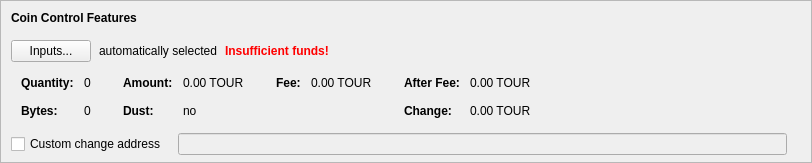
    <widget class="QFrame" name="frameCoinControl">
     <property name="sizePolicy">
      <sizepolicy hsizetype="Expanding" vsizetype="Expanding">
       <horstretch>0</horstretch>
       <verstretch>0</verstretch>
      </sizepolicy>
     </property>
     <property name="maximumSize">
      <size>
       <width>16777215</width>
       <height>16777215</height>
      </size>
     </property>
     <property name="frameShape">
      <enum>QFrame::StyledPanel</enum>
     </property>
     <property name="frameShadow">
      <enum>QFrame::Sunken</enum>
     </property>
     <layout class="QVBoxLayout" name="verticalLayoutCoinControl2">
      <property name="spacing">
       <number>0</number>
      </property>
      <property name="leftMargin">
       <number>0</number>
      </property>
      <property name="topMargin">
       <number>0</number>
      </property>
      <property name="rightMargin">
       <number>0</number>
      </property>
      <property name="bottomMargin">
       <number>6</number>
      </property>
      <item>
       <layout class="QVBoxLayout" name="verticalLayoutCoinControl" stretch="0,0,0,0,1">
        <property name="spacing">
         <number>0</number>
        </property>
        <property name="leftMargin">
         <number>10</number>
        </property>
        <property name="topMargin">
         <number>10</number>
        </property>
        <item>
         <layout class="QHBoxLayout" name="horizontalLayoutCoinControl1">
          <property name="bottomMargin">
           <number>15</number>
          </property>
          <item>
           <widget class="QLabel" name="labelCoinControlFeatures">
            <property name="sizePolicy">
             <sizepolicy hsizetype="Preferred" vsizetype="Maximum">
              <horstretch>0</horstretch>
              <verstretch>0</verstretch>
             </sizepolicy>
            </property>
            <property name="font">
             <font>
              <weight>75</weight>
              <bold>true</bold>
             </font>
            </property>
            <property name="styleSheet">
             <string notr="true">font-weight:bold;</string>
            </property>
            <property name="text">
             <string>Coin Control Features</string>
            </property>
           </widget>
          </item>
         </layout>
        </item>
        <item>
         <layout class="QHBoxLayout" name="horizontalLayoutCoinControl2" stretch="0,0,0,0">
          <property name="spacing">
           <number>8</number>
          </property>
          <property name="bottomMargin">
           <number>10</number>
          </property>
          <item>
           <widget class="QPushButton" name="pushButtonCoinControl">
            <property name="styleSheet">
             <string notr="true"/>
            </property>
            <property name="text">
             <string>Inputs...</string>
            </property>
            <property name="autoDefault">
             <bool>false</bool>
            </property>
           </widget>
          </item>
          <item>
           <widget class="QLabel" name="labelCoinControlAutomaticallySelected">
            <property name="text">
             <string>automatically selected</string>
            </property>
            <property name="margin">
             <number>5</number>
            </property>
           </widget>
          </item>
          <item>
           <widget class="QLabel" name="labelCoinControlInsuffFunds">
            <property name="font">
             <font>
              <weight>75</weight>
              <bold>true</bold>
             </font>
            </property>
            <property name="styleSheet">
             <string notr="true">color:red;font-weight:bold;</string>
            </property>
            <property name="text">
             <string>Insufficient funds!</string>
            </property>
            <property name="margin">
             <number>5</number>
            </property>
           </widget>
          </item>
          <item>
           <spacer name="horizontalSpacerCoinControl">
            <property name="orientation">
             <enum>Qt::Horizontal</enum>
            </property>
            <property name="sizeHint" stdset="0">
             <size>
              <width>40</width>
              <height>1</height>
             </size>
            </property>
           </spacer>
          </item>
         </layout>
        </item>
        <item>
         <widget class="QWidget" name="widgetCoinControl" native="true">
          <property name="sizePolicy">
           <sizepolicy hsizetype="Preferred" vsizetype="Preferred">
            <horstretch>0</horstretch>
            <verstretch>0</verstretch>
           </sizepolicy>
          </property>
          <property name="minimumSize">
           <size>
            <width>0</width>
            <height>0</height>
           </size>
          </property>
          <property name="styleSheet">
           <string notr="true"/>
          </property>
          <layout class="QHBoxLayout" name="horizontalLayoutCoinControl5">
           <property name="leftMargin">
            <number>0</number>
           </property>
           <property name="topMargin">
            <number>0</number>
           </property>
           <property name="rightMargin">
            <number>0</number>
           </property>
           <property name="bottomMargin">
            <number>0</number>
           </property>
           <item>
            <layout class="QHBoxLayout" name="horizontalLayoutCoinControl3" stretch="0,0,0,1">
             <property name="spacing">
              <number>20</number>
             </property>
             <property name="topMargin">
              <number>0</number>
             </property>
             <property name="bottomMargin">
              <number>10</number>
             </property>
             <item>
              <layout class="QFormLayout" name="formLayoutCoinControl1">
               <property name="horizontalSpacing">
                <number>10</number>
               </property>
               <property name="verticalSpacing">
                <number>14</number>
               </property>
               <property name="leftMargin">
                <number>10</number>
               </property>
               <property name="topMargin">
                <number>4</number>
               </property>
               <property name="rightMargin">
                <number>6</number>
               </property>
               <item row="0" column="0">
                <widget class="QLabel" name="labelCoinControlQuantityText">
                 <property name="font">
                  <font>
                   <weight>75</weight>
                   <bold>true</bold>
                  </font>
                 </property>
                 <property name="text">
                  <string>Quantity:</string>
                 </property>
                 <property name="margin">
                  <number>0</number>
                 </property>
                </widget>
               </item>
               <item row="0" column="1">
                <widget class="QLabel" name="labelCoinControlQuantity">
                 <property name="cursor">
                  <cursorShape>IBeamCursor</cursorShape>
                 </property>
                 <property name="contextMenuPolicy">
                  <enum>Qt::ActionsContextMenu</enum>
                 </property>
                 <property name="text">
                  <string notr="true">0</string>
                 </property>
                 <property name="margin">
                  <number>0</number>
                 </property>
                 <property name="textInteractionFlags">
                  <set>Qt::LinksAccessibleByMouse|Qt::TextSelectableByKeyboard|Qt::TextSelectableByMouse</set>
                 </property>
                </widget>
               </item>
               <item row="1" column="0">
                <widget class="QLabel" name="labelCoinControlBytesText">
                 <property name="font">
                  <font>
                   <weight>75</weight>
                   <bold>true</bold>
                  </font>
                 </property>
                 <property name="text">
                  <string>Bytes:</string>
                 </property>
                </widget>
               </item>
               <item row="1" column="1">
                <widget class="QLabel" name="labelCoinControlBytes">
                 <property name="cursor">
                  <cursorShape>IBeamCursor</cursorShape>
                 </property>
                 <property name="contextMenuPolicy">
                  <enum>Qt::ActionsContextMenu</enum>
                 </property>
                 <property name="text">
                  <string notr="true">0</string>
                 </property>
                 <property name="textInteractionFlags">
                  <set>Qt::LinksAccessibleByMouse|Qt::TextSelectableByKeyboard|Qt::TextSelectableByMouse</set>
                 </property>
                </widget>
               </item>
              </layout>
             </item>
             <item>
              <layout class="QFormLayout" name="formLayoutCoinControl2">
               <property name="horizontalSpacing">
                <number>10</number>
               </property>
               <property name="verticalSpacing">
                <number>14</number>
               </property>
               <property name="leftMargin">
                <number>6</number>
               </property>
               <property name="topMargin">
                <number>4</number>
               </property>
               <property name="rightMargin">
                <number>6</number>
               </property>
               <item row="0" column="0">
                <widget class="QLabel" name="labelCoinControlAmountText">
                 <property name="font">
                  <font>
                   <weight>75</weight>
                   <bold>true</bold>
                  </font>
                 </property>
                 <property name="text">
                  <string>Amount:</string>
                 </property>
                 <property name="margin">
                  <number>0</number>
                 </property>
                </widget>
               </item>
               <item row="0" column="1">
                <widget class="QLabel" name="labelCoinControlAmount">
                 <property name="cursor">
                  <cursorShape>IBeamCursor</cursorShape>
                 </property>
                 <property name="contextMenuPolicy">
                  <enum>Qt::ActionsContextMenu</enum>
                 </property>
                 <property name="text">
                  <string notr="true">0.00 TOUR</string>
                 </property>
                 <property name="textInteractionFlags">
                  <set>Qt::LinksAccessibleByMouse|Qt::TextSelectableByKeyboard|Qt::TextSelectableByMouse</set>
                 </property>
                </widget>
               </item>
               <item row="1" column="0">
                <widget class="QLabel" name="labelCoinControlLowOutputText">
                 <property name="font">
                  <font>
                   <weight>75</weight>
                   <bold>true</bold>
                  </font>
                 </property>
                 <property name="text">
                  <string>Dust:</string>
                 </property>
                </widget>
               </item>
               <item row="1" column="1">
                <widget class="QLabel" name="labelCoinControlLowOutput">
                 <property name="cursor">
                  <cursorShape>IBeamCursor</cursorShape>
                 </property>
                 <property name="contextMenuPolicy">
                  <enum>Qt::ActionsContextMenu</enum>
                 </property>
                 <property name="text">
                  <string notr="true">no</string>
                 </property>
                 <property name="textInteractionFlags">
                  <set>Qt::LinksAccessibleByMouse|Qt::TextSelectableByKeyboard|Qt::TextSelectableByMouse</set>
                 </property>
                </widget>
               </item>
              </layout>
             </item>
             <item>
              <layout class="QFormLayout" name="formLayoutCoinControl3">
               <property name="horizontalSpacing">
                <number>10</number>
               </property>
               <property name="verticalSpacing">
                <number>14</number>
               </property>
               <property name="leftMargin">
                <number>6</number>
               </property>
               <property name="topMargin">
                <number>4</number>
               </property>
               <property name="rightMargin">
                <number>6</number>
               </property>
               <item row="0" column="0">
                <widget class="QLabel" name="labelCoinControlFeeText">
                 <property name="font">
                  <font>
                   <weight>75</weight>
                   <bold>true</bold>
                  </font>
                 </property>
                 <property name="text">
                  <string>Fee:</string>
                 </property>
                 <property name="margin">
                  <number>0</number>
                 </property>
                </widget>
               </item>
               <item row="0" column="1">
                <widget class="QLabel" name="labelCoinControlFee">
                 <property name="cursor">
                  <cursorShape>IBeamCursor</cursorShape>
                 </property>
                 <property name="contextMenuPolicy">
                  <enum>Qt::ActionsContextMenu</enum>
                 </property>
                 <property name="text">
                  <string notr="true">0.00 TOUR</string>
                 </property>
                 <property name="textInteractionFlags">
                  <set>Qt::LinksAccessibleByMouse|Qt::TextSelectableByKeyboard|Qt::TextSelectableByMouse</set>
                 </property>
                </widget>
               </item>
             </layout>
             </item>
             <item>
              <layout class="QFormLayout" name="formLayoutCoinControl4">
               <property name="horizontalSpacing">
                <number>10</number>
               </property>
               <property name="verticalSpacing">
                <number>14</number>
               </property>
               <property name="leftMargin">
                <number>6</number>
               </property>
               <property name="topMargin">
                <number>4</number>
               </property>
               <property name="rightMargin">
                <number>6</number>
               </property>
               <item row="0" column="0">
                <widget class="QLabel" name="labelCoinControlAfterFeeText">
                 <property name="font">
                  <font>
                   <weight>75</weight>
                   <bold>true</bold>
                  </font>
                 </property>
                 <property name="text">
                  <string>After Fee:</string>
                 </property>
                 <property name="margin">
                  <number>0</number>
                 </property>
                </widget>
               </item>
               <item row="0" column="1">
                <widget class="QLabel" name="labelCoinControlAfterFee">
                 <property name="cursor">
                  <cursorShape>IBeamCursor</cursorShape>
                 </property>
                 <property name="contextMenuPolicy">
                  <enum>Qt::ActionsContextMenu</enum>
                 </property>
                 <property name="text">
                  <string notr="true">0.00 TOUR</string>
                 </property>
                 <property name="textInteractionFlags">
                  <set>Qt::LinksAccessibleByMouse|Qt::TextSelectableByKeyboard|Qt::TextSelectableByMouse</set>
                 </property>
                </widget>
               </item>
               <item row="1" column="0">
                <widget class="QLabel" name="labelCoinControlChangeText">
                 <property name="font">
                  <font>
                   <weight>75</weight>
                   <bold>true</bold>
                  </font>
                 </property>
                 <property name="text">
                  <string>Change:</string>
                 </property>
                </widget>
               </item>
               <item row="1" column="1">
                <widget class="QLabel" name="labelCoinControlChange">
                 <property name="cursor">
                  <cursorShape>IBeamCursor</cursorShape>
                 </property>
                 <property name="contextMenuPolicy">
                  <enum>Qt::ActionsContextMenu</enum>
                 </property>
                 <property name="text">
                  <string notr="true">0.00 TOUR</string>
                 </property>
                 <property name="textInteractionFlags">
                  <set>Qt::LinksAccessibleByMouse|Qt::TextSelectableByKeyboard|Qt::TextSelectableByMouse</set>
                 </property>
                </widget>
               </item>
              </layout>
             </item>
            </layout>
           </item>
          </layout>
         </widget>
        </item>
        <item>
         <layout class="QHBoxLayout" name="horizontalLayoutCoinControl4" stretch="0,0,0">
          <property name="spacing">
           <number>12</number>
          </property>
          <property name="sizeConstraint">
           <enum>QLayout::SetDefaultConstraint</enum>
          </property>
          <property name="topMargin">
           <number>5</number>
          </property>
          <property name="rightMargin">
           <number>5</number>
          </property>
          <item>
           <widget class="QCheckBox" name="checkBoxCoinControlChange">
            <property name="toolTip">
             <string>If this is activated, but the change address is empty or invalid, change will be sent to a newly generated address.</string>
            </property>
            <property name="text">
             <string>Custom change address</string>
            </property>
           </widget>
          </item>
          <item>
           <widget class="QValidatedLineEdit" name="lineEditCoinControlChange">
            <property name="enabled">
             <bool>false</bool>
            </property>
            <property name="sizePolicy">
             <sizepolicy hsizetype="Expanding" vsizetype="Fixed">
              <horstretch>0</horstretch>
              <verstretch>0</verstretch>
             </sizepolicy>
            </property>
           </widget>
          </item>
          <item>
           <widget class="QLabel" name="labelCoinControlChangeLabel">
            <property name="sizePolicy">
             <sizepolicy hsizetype="Preferred" vsizetype="Expanding">
              <horstretch>0</horstretch>
              <verstretch>0</verstretch>
             </sizepolicy>
            </property>
            <property name="minimumSize">
             <size>
              <width>0</width>
              <height>0</height>
             </size>
            </property>
            <property name="text">
             <string/>
            </property>
            <property name="margin">
             <number>3</number>
            </property>
           </widget>
          </item>
         </layout>
        </item>
        <item>
         <spacer name="verticalSpacerCoinControl">
          <property name="orientation">
           <enum>Qt::Vertical</enum>
          </property>
          <property name="sizeHint" stdset="0">
           <size>
            <width>800</width>
            <height>1</height>
           </size>
          </property>
         </spacer>
        </item>
       </layout>
      </item>
     </layout>
    </widget>
